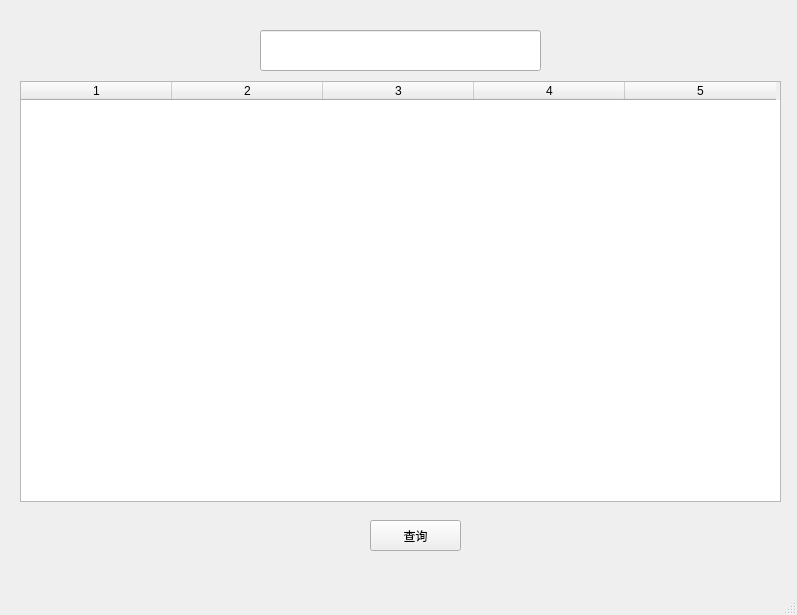
<?xml version="1.0" encoding="UTF-8"?>
<ui version="4.0">
 <class>MainWindow</class>
 <widget class="QMainWindow" name="MainWindow">
  <property name="geometry">
   <rect>
    <x>0</x>
    <y>0</y>
    <width>797</width>
    <height>615</height>
   </rect>
  </property>
  <property name="windowTitle">
   <string>MainWindow</string>
  </property>
  <widget class="QWidget" name="centralwidget">
   <widget class="QPushButton" name="quaryButton">
    <property name="geometry">
     <rect>
      <x>370</x>
      <y>520</y>
      <width>91</width>
      <height>31</height>
     </rect>
    </property>
    <property name="text">
     <string>查询</string>
    </property>
   </widget>
   <widget class="QLineEdit" name="keywordEdit">
    <property name="geometry">
     <rect>
      <x>260</x>
      <y>30</y>
      <width>281</width>
      <height>41</height>
     </rect>
    </property>
   </widget>
   <widget class="QTableWidget" name="resultsTableWidget">
    <property name="geometry">
     <rect>
      <x>20</x>
      <y>81</y>
      <width>761</width>
      <height>421</height>
     </rect>
    </property>
    <property name="columnCount">
     <number>5</number>
    </property>
    <attribute name="horizontalHeaderVisible">
     <bool>true</bool>
    </attribute>
    <attribute name="horizontalHeaderCascadingSectionResizes">
     <bool>false</bool>
    </attribute>
    <attribute name="horizontalHeaderMinimumSectionSize">
     <number>18</number>
    </attribute>
    <attribute name="horizontalHeaderDefaultSectionSize">
     <number>151</number>
    </attribute>
    <attribute name="horizontalHeaderShowSortIndicator" stdset="0">
     <bool>false</bool>
    </attribute>
    <column/>
    <column/>
    <column/>
    <column/>
    <column/>
   </widget>
  </widget>
  <widget class="QMenuBar" name="menubar">
   <property name="geometry">
    <rect>
     <x>0</x>
     <y>0</y>
     <width>797</width>
     <height>18</height>
    </rect>
   </property>
  </widget>
  <widget class="QStatusBar" name="statusbar"/>
 </widget>
 <resources/>
 <connections/>
</ui>
